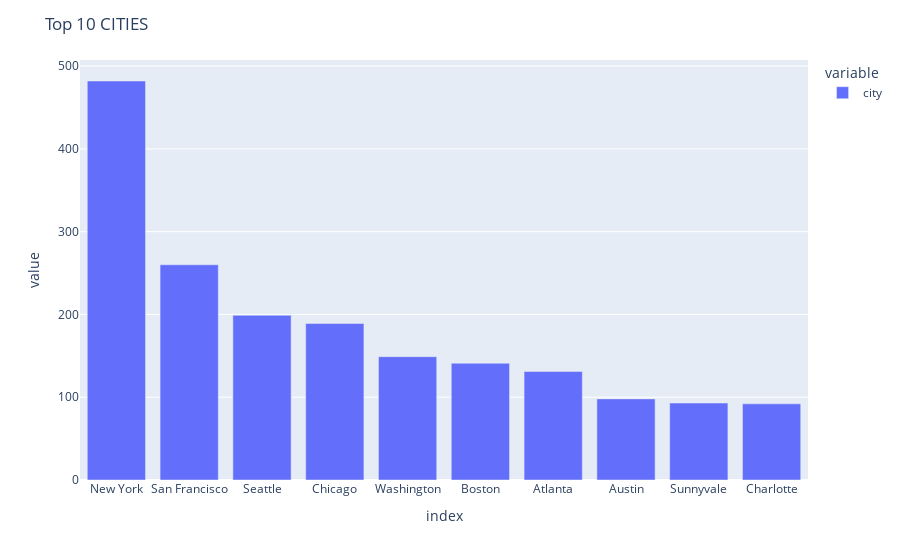

Notebook source saved alongside this figure:
### Markdown cell above
### Top 5 states hiring for Data scientist:
- California  
- NewYork
- Virginia
- Texas  
- Massachusetts

### Code cell
data4 = pd.DataFrame(df['city'].value_counts().head(10))
data4

import plotly.express as px
fig = px.bar(data4)
fig.update_layout(title = 'Top 10 CITIES')

### Figure 1 — Plotly figure (JSON) as saved in the notebook; plotly's stock layout.template omitted (floating-point values rounded to 4 significant figures)
{"data": [{"alignmentgroup": "True", "hovertemplate": "variable=city<br>index=%{x}<br>value=%{y}<extra></extra>", "legendgroup": "city", "marker": {"color": "#636efa"}, "name": "city", "offsetgroup": "city", "orientation": "v", "showlegend": true, "textposition": "auto", "type": "bar", "x": ["New York", "San Francisco", "Seattle", "Chicago", "Washington", "Boston", "Atlanta", "Austin", "Sunnyvale", "Charlotte"], "xaxis": "x", "y": [482, 260, 199, 189, 149, 141, 131, 98, 93, 92], "yaxis": "y"}], "layout": {"barmode": "relative", "legend": {"title": {"text": "variable"}, "tracegroupgap": 0}, "margin": {"t": 60}, "title": {"text": "Top 10 CITIES"}, "xaxis": {"anchor": "y", "domain": [0, 1], "title": {"text": "index"}}, "yaxis": {"anchor": "x", "domain": [0, 1], "title": {"text": "value"}}}}
